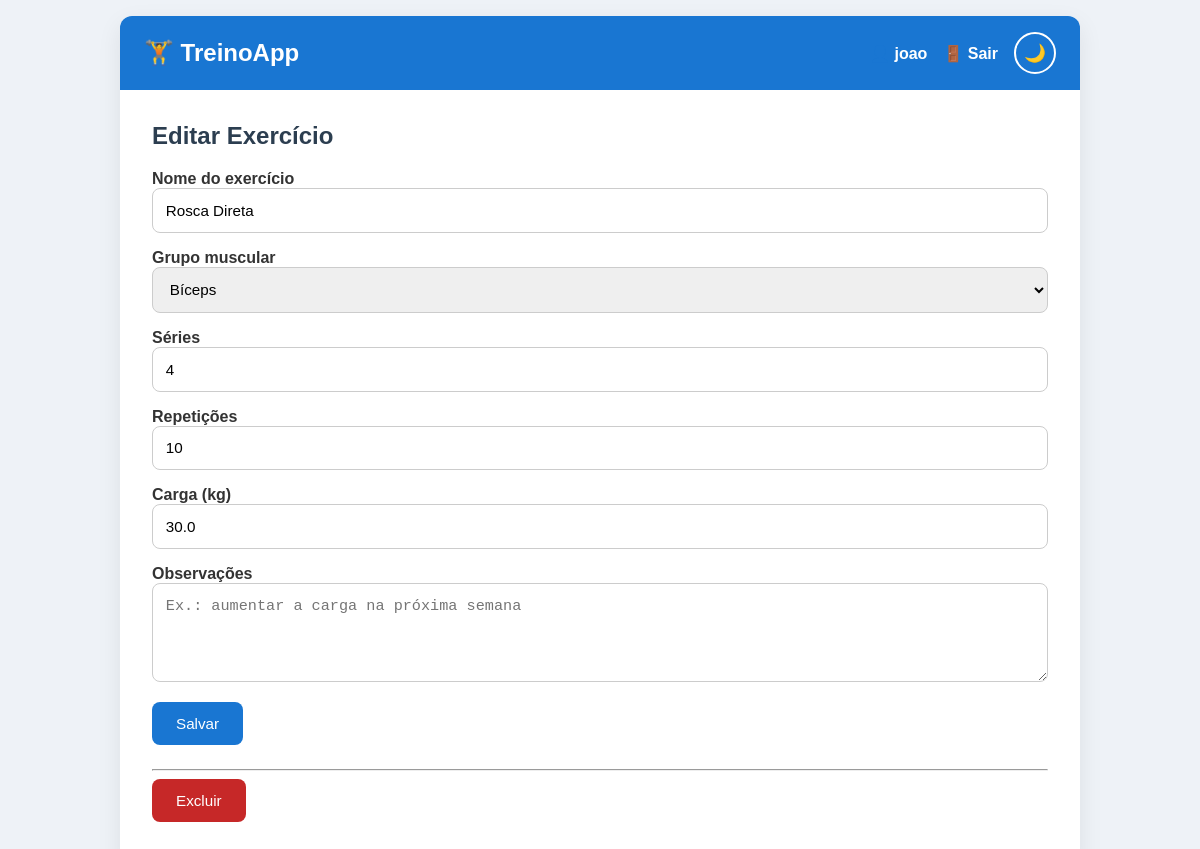
The app's page /exercise/3/update (signed in) with its own data.
### tables this page shows
CREATE TABLE user (
    id INTEGER PRIMARY KEY AUTOINCREMENT,
    username TEXT UNIQUE NOT NULL,
    password TEXT NOT NULL
);

CREATE TABLE exercise (
    id INTEGER PRIMARY KEY AUTOINCREMENT,
    author_id INTEGER NOT NULL,
    created TIMESTAMP NOT NULL DEFAULT CURRENT_TIMESTAMP,

    name TEXT NOT NULL,
    muscle_group TEXT NOT NULL,
    sets INTEGER NOT NULL,
    reps INTEGER NOT NULL,
    weight REAL NOT NULL,
    notes TEXT NOT NULL,

    FOREIGN KEY (author_id) REFERENCES user(id)
);

### treino/exercise.py (the view, shortened to what this page needs)
@bp.route("/exercise/<int:id>/update", methods=("GET", "POST"))
@login_required
def update(id):
    exercise = get_exercise(id)
    return render_template("exercise/update.html", exercise=exercise)

### treino/auth.py (called while the page is built)
@bp.before_app_request
def load_logged_in_user():
    user_id = session.get('user_id')
    if user_id is None:
        g.user = None
    else:
        g.user = get_db().execute(
            'SELECT * FROM user WHERE id = ?',
            (user_id,)
        ).fetchone()

def login_required(view):
    @functools.wraps(view)
    def wrapped_view(**kwargs):
        if g.user is None:
            return redirect(url_for('auth.login'))
        return view(**kwargs)
    return wrapped_view

### treino/db.py (called while the page is built)
def get_db():
    if 'db' not in g:
        g.db = sqlite3.connect(
            current_app.config['DATABASE'],
            detect_types=sqlite3.PARSE_DECLTYPES
        )
        g.db.row_factory = sqlite3.Row
    return g.db

### treino/exercise.py (called while the page is built)
def get_exercise(id, check_author=True):
    exercise = get_db().execute(
        """
        SELECT e.id,
               e.name,
               e.muscle_group,
               e.sets,
               e.reps,
               e.weight,
               e.notes,
               e.created,
               e.author_id,
               u.username
        FROM exercise e
        JOIN user u ON e.author_id = u.id
        WHERE e.id = ?
        """,
        (id,),
    ).fetchone()
    if exercise is None:
        abort(404, "Exercício não encontrado.")
    if check_author and exercise["author_id"] != g.user["id"]:
        abort(403)
    return exercise

### treino/templates/exercise/update.html (shortened to what this page needs)
{% extends 'base.html' %}
{% block header %}
<h1>{% block title %}Editar Exercício{% endblock %}</h1>
{% endblock %}
{% block content %}
<form method="post">
    <label for="name">Nome do exercício</label>
    <input
        name="name"
        id="name"
        value="{{ exercise['name'] }}"
        required>
    <label for="muscle_group">Grupo muscular</label>
    <select
        name="muscle_group"
        id="muscle_group"
        required>
        <option value="Bíceps"
            {% if exercise['muscle_group'] == 'Bíceps' %}selected{% endif %}>
            Bíceps
        </option>
    </select>
    <label for="sets">Séries</label>
    <input
        type="number"
        name="sets"
        id="sets"
        min="1"
        value="{{ exercise['sets'] }}"
        required>
    <label for="reps">Repetições</label>
    <input
        type="number"
        name="reps"
        id="reps"
        min="1"
        value="{{ exercise['reps'] }}"
        required>
    <label for="weight">Carga (kg)</label>
    <input
        type="number"
        id="weight"
        name="weight"
        min="0"
        step="0.5"
        value="{{ exercise['weight'] }}"
        required>
    <label for="notes">Observações</label>
    <textarea
        id="notes"
        name="notes"
        rows="4"
        placeholder="Ex.: aumentar a carga na próxima semana">{{ exercise['notes'] }}</textarea>
    <input type="submit" value="Salvar">
</form>
<hr>
<form
    action="{{ url_for('exercise.delete', id=exercise['id']) }}"
    method="post">
    <input
        class="danger"
        type="submit"
        value="Excluir"
        onclick="return confirm('Deseja realmente excluir este exercício?')">
</form>
{% endblock %}

### treino/templates/base.html (shortened to what this page needs)
<!doctype html>
<html lang="pt-BR">
<head>
    <link rel="stylesheet" href="{{ url_for('static', filename='style.css') }}">
</head>
<body>
<nav>
    <h1>🏋️ TreinoApp</h1>
    <ul>
        {% if g.user %}
            <li><span>👤 {{ g.user['username'] }}</span></li>
            <li>
                <a href="{{ url_for('auth.logout') }}">
                    🚪 Sair
                </a>
            </li>
        {% endif %}
        <li>
            <button id="theme-toggle" title="Alternar tema">
                🌙
            </button>
        </li>
    </ul>
</nav>
<section class="content">
    <header>
        {% block header %}{% endblock %}
    </header>
    {% block content %}{% endblock %}
</section>
</body>
</html>

### treino/static/style.css (style rules this page uses)
html { font-family: Arial, Helvetica, sans-serif; background: #eef2f7; padding: 1rem; }
body { max-width: 960px; margin: 0 auto; background: #ffffff; color: #333; border-radius: 12px; box-shadow: 0 8px 24px rgba(0, 0, 0, .08); transition: background .3s, color .3s; }
h1, h2, h3 { color: #2c3e50; margin-top: 0; }
a { color: #1565c0; text-decoration: none; }
nav { background: #1976d2; color: white; display: flex; justify-content: space-between; align-items: center; padding: 1rem 1.5rem; border-radius: 12px 12px 0 0; }
nav h1 { color: white; margin: 0; }
nav ul { display: flex; align-items: center; list-style: none; gap: 1rem; margin: 0; padding: 0; }
nav a, nav span { color: white; font-weight: bold; }
#theme-toggle { background: transparent; border: 2px solid white; color: white; border-radius: 50%; width: 42px; height: 42px; cursor: pointer; font-size: 1.1rem; transition: .2s; }
.content { padding: 2rem; }
input[type=submit] { width: auto; background: #1976d2; color: white; border: none; cursor: pointer; padding: .8rem 1.5rem; border-radius: 8px; transition: .2s; }
.danger { background: #c62828 !important; }
label { font-weight: bold; }
textarea, input, select { width: 100%; padding: .8rem; margin-bottom: 1rem; border: 1px solid #ccc; border-radius: 8px; box-sizing: border-box; font-size: .95rem; transition: border .2s, box-shadow .2s; }
textarea { resize: vertical; }

### records on screen
user: user.username "joao"
exercise: name "Rosca Direta", muscle_group "Bíceps", sets "4", reps "10", weight "30.0"
